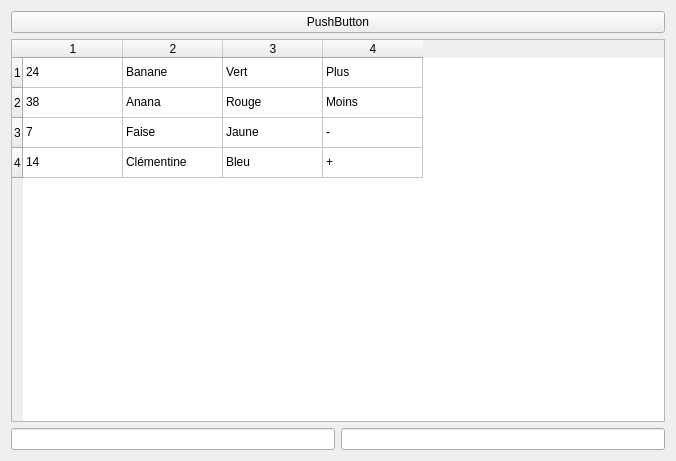
<?xml version="1.0" encoding="UTF-8"?>
<ui version="4.0">
 <class>Widget</class>
 <widget class="QWidget" name="Widget">
  <property name="geometry">
   <rect>
    <x>0</x>
    <y>0</y>
    <width>676</width>
    <height>461</height>
   </rect>
  </property>
  <property name="windowTitle">
   <string>Form</string>
  </property>
  <layout class="QVBoxLayout" name="verticalLayout">
   <item>
    <widget class="QPushButton" name="pushButton">
     <property name="enabled">
      <bool>true</bool>
     </property>
     <property name="text">
      <string>PushButton</string>
     </property>
    </widget>
   </item>
   <item>
    <layout class="QGridLayout" name="gridLayout_2">
     <item row="0" column="2">
      <widget class="QTableWidget" name="tableWidget">
       <property name="enabled">
        <bool>true</bool>
       </property>
       <row>
        <property name="text">
         <string>1</string>
        </property>
       </row>
       <row>
        <property name="text">
         <string>2</string>
        </property>
       </row>
       <row>
        <property name="text">
         <string>3</string>
        </property>
       </row>
       <row>
        <property name="text">
         <string>4</string>
        </property>
       </row>
       <column>
        <property name="text">
         <string>1</string>
        </property>
       </column>
       <column>
        <property name="text">
         <string>2</string>
        </property>
       </column>
       <column>
        <property name="text">
         <string>3</string>
        </property>
       </column>
       <column>
        <property name="text">
         <string>4</string>
        </property>
       </column>
       <item row="0" column="0">
        <property name="text">
         <string>24</string>
        </property>
       </item>
       <item row="0" column="1">
        <property name="text">
         <string>Banane</string>
        </property>
       </item>
       <item row="0" column="2">
        <property name="text">
         <string>Vert</string>
        </property>
       </item>
       <item row="0" column="3">
        <property name="text">
         <string>Plus</string>
        </property>
       </item>
       <item row="1" column="0">
        <property name="text">
         <string>38</string>
        </property>
       </item>
       <item row="1" column="1">
        <property name="text">
         <string>Anana</string>
        </property>
       </item>
       <item row="1" column="2">
        <property name="text">
         <string>Rouge</string>
        </property>
       </item>
       <item row="1" column="3">
        <property name="text">
         <string>Moins</string>
        </property>
       </item>
       <item row="2" column="0">
        <property name="text">
         <string>7</string>
        </property>
       </item>
       <item row="2" column="1">
        <property name="text">
         <string>Faise</string>
        </property>
       </item>
       <item row="2" column="2">
        <property name="text">
         <string>Jaune</string>
        </property>
       </item>
       <item row="2" column="3">
        <property name="text">
         <string>-</string>
        </property>
       </item>
       <item row="3" column="0">
        <property name="text">
         <string>14</string>
        </property>
       </item>
       <item row="3" column="1">
        <property name="text">
         <string>Clémentine</string>
        </property>
       </item>
       <item row="3" column="2">
        <property name="text">
         <string>Bleu</string>
        </property>
       </item>
       <item row="3" column="3">
        <property name="text">
         <string>+</string>
        </property>
       </item>
      </widget>
     </item>
    </layout>
   </item>
   <item>
    <layout class="QHBoxLayout" name="horizontalLayout">
     <item>
      <widget class="QLineEdit" name="lineEdit1"/>
     </item>
     <item>
      <widget class="QLineEdit" name="lineEdit2"/>
     </item>
    </layout>
   </item>
  </layout>
 </widget>
 <resources/>
 <connections/>
</ui>
